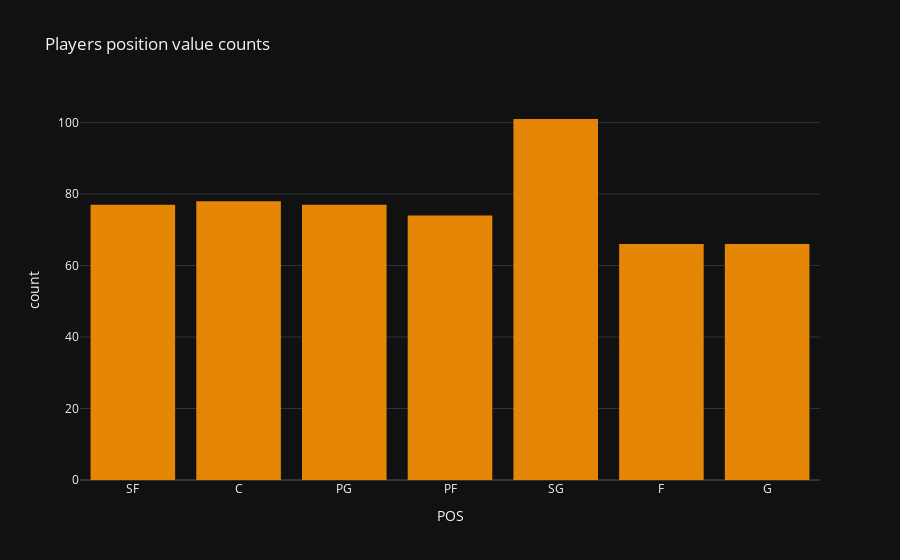

The code cell stored with this chart in its notebook:
### Code cell
px.histogram(
    df,
    x="POS",
    color_discrete_sequence=px.colors.qualitative.Vivid,
    title="Players position value counts",
    template="plotly_dark",
)

### Figure 1 — Plotly figure (JSON) as saved in the notebook; plotly's stock layout.template omitted (floating-point values rounded to 4 significant figures; data arrays with more than 128 entries replaced by an {"elided": "..."} marker saying what was removed)
{"data": [{"alignmentgroup": "True", "bingroup": "x", "hovertemplate": "POS=%{x}<br>count=%{y}<extra></extra>", "legendgroup": "", "marker": {"color": "rgb(229, 134, 6)", "pattern": {"shape": ""}}, "name": "", "offsetgroup": "", "orientation": "v", "showlegend": false, "type": "histogram", "x": {"elided": "539 str values"}, "xaxis": "x", "yaxis": "y"}], "layout": {"barmode": "relative", "legend": {"tracegroupgap": 0}, "title": {"text": "Players position value counts"}, "xaxis": {"anchor": "y", "domain": [0, 1], "title": {"text": "POS"}}, "yaxis": {"anchor": "x", "domain": [0, 1], "title": {"text": "count"}}}}
